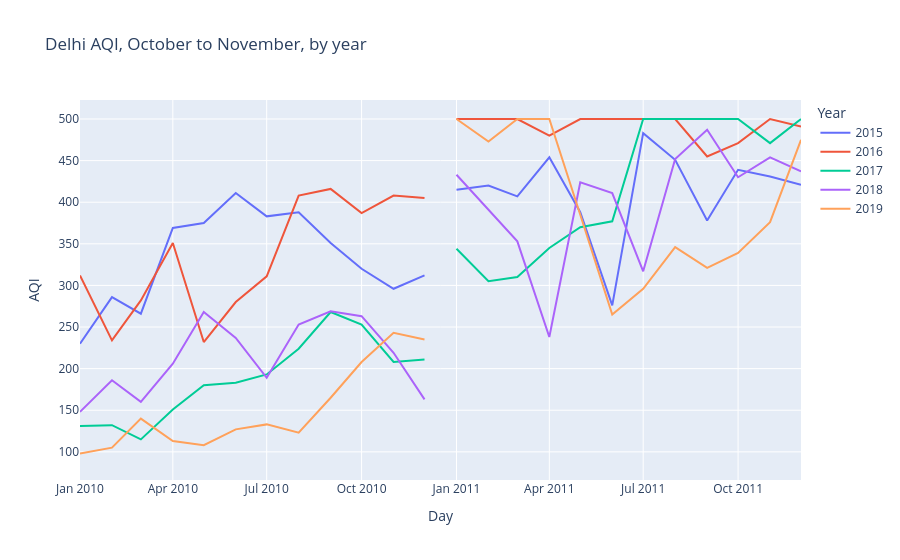

The notebook cell saved with this chart:
### Code cell
worst = monthly.loc[monthly.groupby("City")["AQI"].idxmax()][["City", "Month", "AQI"]]
print("Worst month for each city:")
display(worst.reset_index(drop=True))

# Delhi, October and November, year by year (stubble burning and Diwali season)
d = aqi_clean[(aqi_clean["City"] == "Delhi") & (aqi_clean["Month"].isin([10, 11]))].copy()
d["Day"] = d["Date"].dt.strftime("%m-%d")
fig = px.line(d, x="Day", y="AQI", color="Year",
              title="Delhi AQI, October to November, by year")
fig.update_xaxes(categoryorder="category ascending")
fig.show()

### Figure 1 — Plotly figure (JSON) as saved in the notebook; plotly's stock layout.template omitted (floating-point values rounded to 4 significant figures)
{"data": [{"hovertemplate": "Year=2015<br>Day=%{x}<br>AQI=%{y}<extra></extra>", "legendgroup": "2015", "line": {"color": "#636efa", "dash": "solid"}, "marker": {"symbol": "circle"}, "mode": "lines", "name": "2015", "orientation": "v", "showlegend": true, "type": "scatter", "x": ["10-01", "10-02", "10-03", "10-04", "10-05", "10-06", "10-07", "10-08", "10-09", "10-10", "10-11", "10-12", "10-13", "10-14", "10-15", "10-16", "10-17", "10-18", "10-19", "10-20", "10-21", "10-22", "10-23", "10-24", "10-25", "10-26", "10-27", "10-28", "10-29", "10-30", "10-31", "11-01", "11-02", "11-03", "11-04", "11-05", "11-06", "11-07", "11-08", "11-09", "11-10", "11-11", "11-12", "11-13", "11-14", "11-15", "11-16", "11-17", "11-18", "11-19", "11-20", "11-21", "11-22", "11-23", "11-24", "11-25", "11-26", "11-27", "11-28", "11-29", "11-30"], "xaxis": "x", "y": [230.0, 286.0, 266.0, 369.0, 375.0, 411.0, 383.0, 388.0, 351.0, 320.0, 296.0, 312.0, 260.0, 204.0, 218.0, 356.0, 388.0, 298.0, 392.0, 428.0, 384.0, 292.0, 343.0, 383.0, 374.0, 263.0, 334.0, 333.0, 262.0, 236.0, 340.0, 415.0, 420.0, 407.0, 454.0, 388.0, 276.0, 483.0, 451.0, 378.0, 439.0, 431.0, 421.0, 454.0, 450.0, 367.0, 383.0, 347.0, 369.0, 392.0, 455.0, 450.0, 478.0, 431.0, 440.0, 376.0, 347.0, 343.0, 362.0, 319.0, 425.0], "yaxis": "y"}, {"hovertemplate": "Year=2016<br>Day=%{x}<br>AQI=%{y}<extra></extra>", "legendgroup": "2016", "line": {"color": "#EF553B", "dash": "solid"}, "marker": {"symbol": "circle"}, "mode": "lines", "name": "2016", "orientation": "v", "showlegend": true, "type": "scatter", "x": ["10-01", "10-02", "10-03", "10-04", "10-05", "10-06", "10-07", "10-08", "10-09", "10-10", "10-11", "10-12", "10-13", "10-14", "10-15", "10-16", "10-17", "10-18", "10-19", "10-20", "10-21", "10-22", "10-23", "10-24", "10-25", "10-26", "10-27", "10-28", "10-29", "10-30", "10-31", "11-01", "11-02", "11-03", "11-04", "11-05", "11-06", "11-07", "11-08", "11-09", "11-10", "11-11", "11-12", "11-13", "11-14", "11-15", "11-16", "11-17", "11-18", "11-19", "11-20", "11-21", "11-22", "11-23", "11-24", "11-25", "11-26", "11-27", "11-28", "11-29", "11-30"], "xaxis": "x", "y": [312.0, 234.0, 282.0, 351.0, 232.0, 280.0, 311.0, 408.0, 416.0, 387.0, 408.0, 405.0, 371.0, 375.0, 400.0, 430.0, 425.0, 438.0, 428.0, 425.0, 496.0, 472.0, 470.0, 454.0, 396.0, 413.0, 500.0, 500.0, 500.0, 500.0, 500.0, 500.0, 500.0, 500.0, 480.0, 500.0, 500.0, 500.0, 500.0, 455.0, 471.0, 500.0, 491.0, 469.0, 404.0, 379.0, 428.0, 500.0, 500.0, 494.0, 438.0, 474.0, 471.0, 432.0, 397.0, 375.0, 330.0, 347.0, 274.0, 360.0, 441.0], "yaxis": "y"}, {"hovertemplate": "Year=2017<br>Day=%{x}<br>AQI=%{y}<extra></extra>", "legendgroup": "2017", "line": {"color": "#00cc96", "dash": "solid"}, "marker": {"symbol": "circle"}, "mode": "lines", "name": "2017", "orientation": "v", "showlegend": true, "type": "scatter", "x": ["10-01", "10-02", "10-03", "10-04", "10-05", "10-06", "10-07", "10-08", "10-09", "10-10", "10-11", "10-12", "10-13", "10-14", "10-15", "10-16", "10-17", "10-18", "10-19", "10-20", "10-21", "10-22", "10-23", "10-24", "10-25", "10-26", "10-27", "10-28", "10-29", "10-30", "10-31", "11-01", "11-02", "11-03", "11-04", "11-05", "11-06", "11-07", "11-08", "11-09", "11-10", "11-11", "11-12", "11-13", "11-14", "11-15", "11-16", "11-17", "11-18", "11-19", "11-20", "11-21", "11-22", "11-23", "11-24", "11-25", "11-26", "11-27", "11-28", "11-29", "11-30"], "xaxis": "x", "y": [131.0, 132.0, 115.0, 151.0, 180.0, 183.0, 193.0, 224.0, 268.0, 253.0, 208.0, 211.0, 246.0, 319.0, 317.0, 310.0, 313.0, 310.0, 336.0, 497.0, 404.0, 338.0, 327.0, 366.0, 357.0, 328.0, 345.0, 379.0, 362.0, 340.0, 366.0, 344.0, 305.0, 310.0, 345.0, 370.0, 377.0, 500.0, 500.0, 500.0, 500.0, 471.0, 500.0, 500.0, 444.0, 378.0, 357.0, 330.0, 309.0, 297.0, 329.0, 341.0, 348.0, 340.0, 348.0, 347.0, 368.0, 382.0, 360.0, 359.0, 388.0], "yaxis": "y"}, {"hovertemplate": "Year=2018<br>Day=%{x}<br>AQI=%{y}<extra></extra>", "legendgroup": "2018", "line": {"color": "#ab63fa", "dash": "solid"}, "marker": {"symbol": "circle"}, "mode": "lines", "name": "2018", "orientation": "v", "showlegend": true, "type": "scatter", "x": ["10-01", "10-02", "10-03", "10-04", "10-05", "10-06", "10-07", "10-08", "10-09", "10-10", "10-11", "10-12", "10-13", "10-14", "10-15", "10-16", "10-17", "10-18", "10-19", "10-20", "10-21", "10-22", "10-23", "10-24", "10-25", "10-26", "10-27", "10-28", "10-29", "10-30", "10-31", "11-01", "11-02", "11-03", "11-04", "11-05", "11-06", "11-07", "11-08", "11-09", "11-10", "11-11", "11-12", "11-13", "11-14", "11-15", "11-16", "11-17", "11-18", "11-19", "11-20", "11-21", "11-22", "11-23", "11-24", "11-25", "11-26", "11-27", "11-28", "11-29", "11-30"], "xaxis": "x", "y": [148.0, 186.0, 160.0, 206.0, 268.0, 237.0, 189.0, 253.0, 269.0, 263.0, 219.0, 163.0, 264.0, 237.0, 253.0, 309.0, 332.0, 330.0, 300.0, 344.0, 325.0, 296.0, 274.0, 354.0, 356.0, 394.0, 396.0, 403.0, 397.0, 456.0, 422.0, 433.0, 391.0, 353.0, 238.0, 424.0, 411.0, 317.0, 452.0, 487.0, 430.0, 454.0, 437.0, 454.0, 361.0, 251.0, 302.0, 292.0, 330.0, 340.0, 367.0, 396.0, 317.0, 356.0, 296.0, 266.0, 349.0, 396.0, 363.0, 384.0, 365.0], "yaxis": "y"}, {"hovertemplate": "Year=2019<br>Day=%{x}<br>AQI=%{y}<extra></extra>", "legendgroup": "2019", "line": {"color": "#FFA15A", "dash": "solid"}, "marker": {"symbol": "circle"}, "mode": "lines", "name": "2019", "orientation": "v", "showlegend": true, "type": "scatter", "x": ["10-01", "10-02", "10-03", "10-04", "10-05", "10-06", "10-07", "10-08", "10-09", "10-10", "10-11", "10-12", "10-13", "10-14", "10-15", "10-16", "10-17", "10-18", "10-19", "10-20", "10-21", "10-22", "10-23", "10-24", "10-25", "10-26", "10-27", "10-28", "10-29", "10-30", "10-31", "11-01", "11-02", "11-03", "11-04", "11-05", "11-06", "11-07", "11-08", "11-09", "11-10", "11-11", "11-12", "11-13", "11-14", "11-15", "11-16", "11-17", "11-18", "11-19", "11-20", "11-21", "11-22", "11-23", "11-24", "11-25", "11-26", "11-27", "11-28", "11-29", "11-30"], "xaxis": "x", "y": [98.0, 105.0, 140.0, 113.0, 108.0, 127.0, 133.0, 123.0, 165.0, 208.0, 243.0, 235.0, 282.0, 285.0, 291.0, 320.0, 300.0, 265.0, 170.0, 242.0, 254.0, 243.0, 248.0, 335.0, 331.0, 315.0, 354.0, 417.0, 419.0, 452.0, 460.0, 500.0, 473.0, 500.0, 500.0, 385.0, 265.0, 296.0, 346.0, 321.0, 339.0, 376.0, 475.0, 500.0, 500.0, 500.0, 438.0, 273.0, 245.0, 251.0, 315.0, 375.0, 377.0, 334.0, 264.0, 269.0, 284.0, 166.0, 106.0, 89.0, 175.0], "yaxis": "y"}], "layout": {"legend": {"title": {"text": "Year"}, "tracegroupgap": 0}, "title": {"text": "Delhi AQI, October to November, by year"}, "xaxis": {"anchor": "y", "categoryorder": "category ascending", "domain": [0, 1], "title": {"text": "Day"}}, "yaxis": {"anchor": "x", "domain": [0, 1], "title": {"text": "AQI"}}}}
